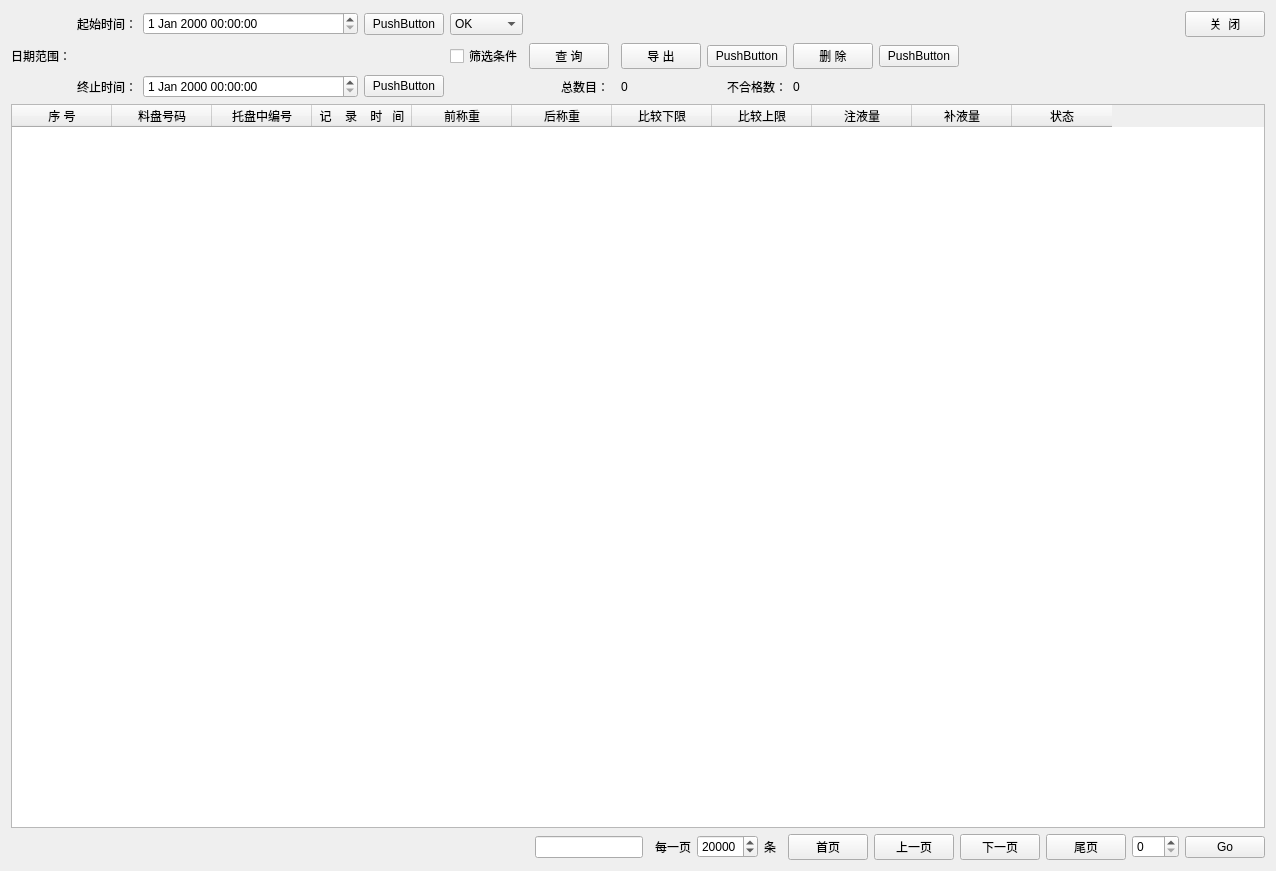
<?xml version="1.0" encoding="UTF-8"?>
<ui version="4.0">
 <class>Form</class>
 <widget class="QWidget" name="Form">
  <property name="geometry">
   <rect>
    <x>0</x>
    <y>0</y>
    <width>1276</width>
    <height>871</height>
   </rect>
  </property>
  <property name="windowTitle">
   <string>Form</string>
  </property>
  <layout class="QGridLayout" name="gridLayout_4">
   <item row="2" column="9">
    <widget class="QLabel" name="label_countTail">
     <property name="text">
      <string>条</string>
     </property>
    </widget>
   </item>
   <item row="2" column="5">
    <widget class="QLineEdit" name="lineEd_pagInfo">
     <property name="maxLength">
      <number>32767</number>
     </property>
    </widget>
   </item>
   <item row="2" column="0">
    <spacer name="horizontalSpacer_2">
     <property name="orientation">
      <enum>Qt::Horizontal</enum>
     </property>
     <property name="sizeHint" stdset="0">
      <size>
       <width>40</width>
       <height>20</height>
      </size>
     </property>
    </spacer>
   </item>
   <item row="2" column="13">
    <widget class="QPushButton" name="pushB_nextPag">
     <property name="text">
      <string>下一页</string>
     </property>
    </widget>
   </item>
   <item row="2" column="11">
    <widget class="QPushButton" name="pushB_fristPag">
     <property name="text">
      <string>首页</string>
     </property>
    </widget>
   </item>
   <item row="2" column="7">
    <widget class="QLabel" name="label_everyPag">
     <property name="text">
      <string>每一页</string>
     </property>
    </widget>
   </item>
   <item row="2" column="12">
    <widget class="QPushButton" name="pushB_previousPag">
     <property name="text">
      <string>上一页</string>
     </property>
    </widget>
   </item>
   <item row="2" column="3">
    <spacer name="horizontalSpacer_7">
     <property name="orientation">
      <enum>Qt::Horizontal</enum>
     </property>
     <property name="sizeHint" stdset="0">
      <size>
       <width>40</width>
       <height>20</height>
      </size>
     </property>
    </spacer>
   </item>
   <item row="2" column="14">
    <widget class="QPushButton" name="pushB_endPag">
     <property name="text">
      <string>尾页</string>
     </property>
    </widget>
   </item>
   <item row="2" column="4">
    <spacer name="horizontalSpacer_4">
     <property name="orientation">
      <enum>Qt::Horizontal</enum>
     </property>
     <property name="sizeHint" stdset="0">
      <size>
       <width>40</width>
       <height>20</height>
      </size>
     </property>
    </spacer>
   </item>
   <item row="2" column="1">
    <spacer name="horizontalSpacer_5">
     <property name="orientation">
      <enum>Qt::Horizontal</enum>
     </property>
     <property name="sizeHint" stdset="0">
      <size>
       <width>40</width>
       <height>20</height>
      </size>
     </property>
    </spacer>
   </item>
   <item row="2" column="8">
    <widget class="QSpinBox" name="spinBox_pagShowRows">
     <property name="maximum">
      <number>25000</number>
     </property>
     <property name="value">
      <number>20000</number>
     </property>
    </widget>
   </item>
   <item row="2" column="15">
    <widget class="QSpinBox" name="spinBox_pagGo">
     <property name="maximum">
      <number>999</number>
     </property>
    </widget>
   </item>
   <item row="2" column="2">
    <spacer name="horizontalSpacer_6">
     <property name="orientation">
      <enum>Qt::Horizontal</enum>
     </property>
     <property name="sizeHint" stdset="0">
      <size>
       <width>40</width>
       <height>20</height>
      </size>
     </property>
    </spacer>
   </item>
   <item row="2" column="16">
    <widget class="QPushButton" name="pushB_goTo">
     <property name="text">
      <string>Go</string>
     </property>
    </widget>
   </item>
   <item row="0" column="0" colspan="17">
    <layout class="QGridLayout" name="gridLayout_2">
     <item row="0" column="1">
      <widget class="QLabel" name="label_startTime">
       <property name="text">
        <string>起始时间：</string>
       </property>
      </widget>
     </item>
     <item row="0" column="2">
      <widget class="QDateTimeEdit" name="dateTimeEd_start"/>
     </item>
     <item row="1" column="5">
      <widget class="QPushButton" name="pushB_query">
       <property name="text">
        <string>查 询</string>
       </property>
      </widget>
     </item>
     <item row="1" column="9">
      <widget class="QPushButton" name="pushB_del">
       <property name="text">
        <string>删 除</string>
       </property>
      </widget>
     </item>
     <item row="1" column="8">
      <widget class="QPushButton" name="pushB_ept_1">
       <property name="text">
        <string>PushButton</string>
       </property>
      </widget>
     </item>
     <item row="4" column="5">
      <widget class="QLabel" name="label_totalHead">
       <property name="text">
        <string>总数目：</string>
       </property>
       <property name="alignment">
        <set>Qt::AlignRight|Qt::AlignTrailing|Qt::AlignVCenter</set>
       </property>
      </widget>
     </item>
     <item row="1" column="7">
      <widget class="QPushButton" name="pushB_export">
       <property name="text">
        <string>导 出</string>
       </property>
      </widget>
     </item>
     <item row="4" column="1">
      <widget class="QLabel" name="label_endTime">
       <property name="text">
        <string>终止时间：</string>
       </property>
      </widget>
     </item>
     <item row="1" column="0">
      <widget class="QLabel" name="label_dateRange">
       <property name="text">
        <string>日期范围：</string>
       </property>
      </widget>
     </item>
     <item row="4" column="2">
      <widget class="QDateTimeEdit" name="dateTimeEd_end"/>
     </item>
     <item row="4" column="3">
      <widget class="QPushButton" name="pushB_endTm">
       <property name="text">
        <string>PushButton</string>
       </property>
      </widget>
     </item>
     <item row="4" column="8">
      <widget class="QLabel" name="label_unqHead">
       <property name="text">
        <string>不合格数：</string>
       </property>
       <property name="alignment">
        <set>Qt::AlignRight|Qt::AlignTrailing|Qt::AlignVCenter</set>
       </property>
      </widget>
     </item>
     <item row="0" column="3">
      <widget class="QPushButton" name="pushB_startTm">
       <property name="text">
        <string>PushButton</string>
       </property>
      </widget>
     </item>
     <item row="4" column="9">
      <widget class="QLabel" name="label_unqVal">
       <property name="text">
        <string>0</string>
       </property>
      </widget>
     </item>
     <item row="0" column="11">
      <spacer name="horizontalSpacer_3">
       <property name="orientation">
        <enum>Qt::Horizontal</enum>
       </property>
       <property name="sizeHint" stdset="0">
        <size>
         <width>40</width>
         <height>20</height>
        </size>
       </property>
      </spacer>
     </item>
     <item row="4" column="10">
      <widget class="QLabel" name="label_6">
       <property name="text">
        <string/>
       </property>
      </widget>
     </item>
     <item row="4" column="7">
      <widget class="QLabel" name="label_totalV">
       <property name="text">
        <string>0</string>
       </property>
      </widget>
     </item>
     <item row="1" column="4">
      <widget class="QCheckBox" name="checkBox_case">
       <property name="text">
        <string>筛选条件</string>
       </property>
      </widget>
     </item>
     <item row="1" column="10">
      <widget class="QPushButton" name="pushB_ept_2">
       <property name="text">
        <string>PushButton</string>
       </property>
      </widget>
     </item>
     <item row="6" column="0" colspan="13">
      <widget class="QTableWidget" name="tableWid_battInfo">
       <column>
        <property name="text">
         <string>序 号</string>
        </property>
        <property name="textAlignment">
         <set>AlignCenter</set>
        </property>
       </column>
       <column>
        <property name="text">
         <string>料盘号码</string>
        </property>
        <property name="textAlignment">
         <set>AlignCenter</set>
        </property>
       </column>
       <column>
        <property name="text">
         <string>托盘中编号</string>
        </property>
        <property name="textAlignment">
         <set>AlignCenter</set>
        </property>
       </column>
       <column>
        <property name="text">
         <string>记    录    时   间</string>
        </property>
        <property name="textAlignment">
         <set>AlignCenter</set>
        </property>
       </column>
       <column>
        <property name="text">
         <string>前称重</string>
        </property>
        <property name="textAlignment">
         <set>AlignCenter</set>
        </property>
       </column>
       <column>
        <property name="text">
         <string>后称重</string>
        </property>
        <property name="textAlignment">
         <set>AlignCenter</set>
        </property>
       </column>
       <column>
        <property name="text">
         <string>比较下限</string>
        </property>
        <property name="textAlignment">
         <set>AlignCenter</set>
        </property>
       </column>
       <column>
        <property name="text">
         <string>比较上限</string>
        </property>
        <property name="textAlignment">
         <set>AlignCenter</set>
        </property>
       </column>
       <column>
        <property name="text">
         <string>注液量</string>
        </property>
        <property name="textAlignment">
         <set>AlignCenter</set>
        </property>
       </column>
       <column>
        <property name="text">
         <string>补液量</string>
        </property>
        <property name="textAlignment">
         <set>AlignCenter</set>
        </property>
       </column>
       <column>
        <property name="text">
         <string>状态</string>
        </property>
        <property name="textAlignment">
         <set>AlignCenter</set>
        </property>
       </column>
      </widget>
     </item>
     <item row="0" column="12">
      <widget class="QPushButton" name="pushB_quit">
       <property name="text">
        <string>关  闭</string>
       </property>
      </widget>
     </item>
     <item row="0" column="4">
      <widget class="QComboBox" name="comboB_selCase">
       <item>
        <property name="text">
         <string>OK</string>
        </property>
       </item>
       <item>
        <property name="text">
         <string>NG</string>
        </property>
       </item>
      </widget>
     </item>
     <item row="1" column="2">
      <spacer name="horizontalSpacer">
       <property name="orientation">
        <enum>Qt::Horizontal</enum>
       </property>
       <property name="sizeHint" stdset="0">
        <size>
         <width>40</width>
         <height>20</height>
        </size>
       </property>
      </spacer>
     </item>
    </layout>
   </item>
  </layout>
 </widget>
 <resources/>
 <connections/>
</ui>
